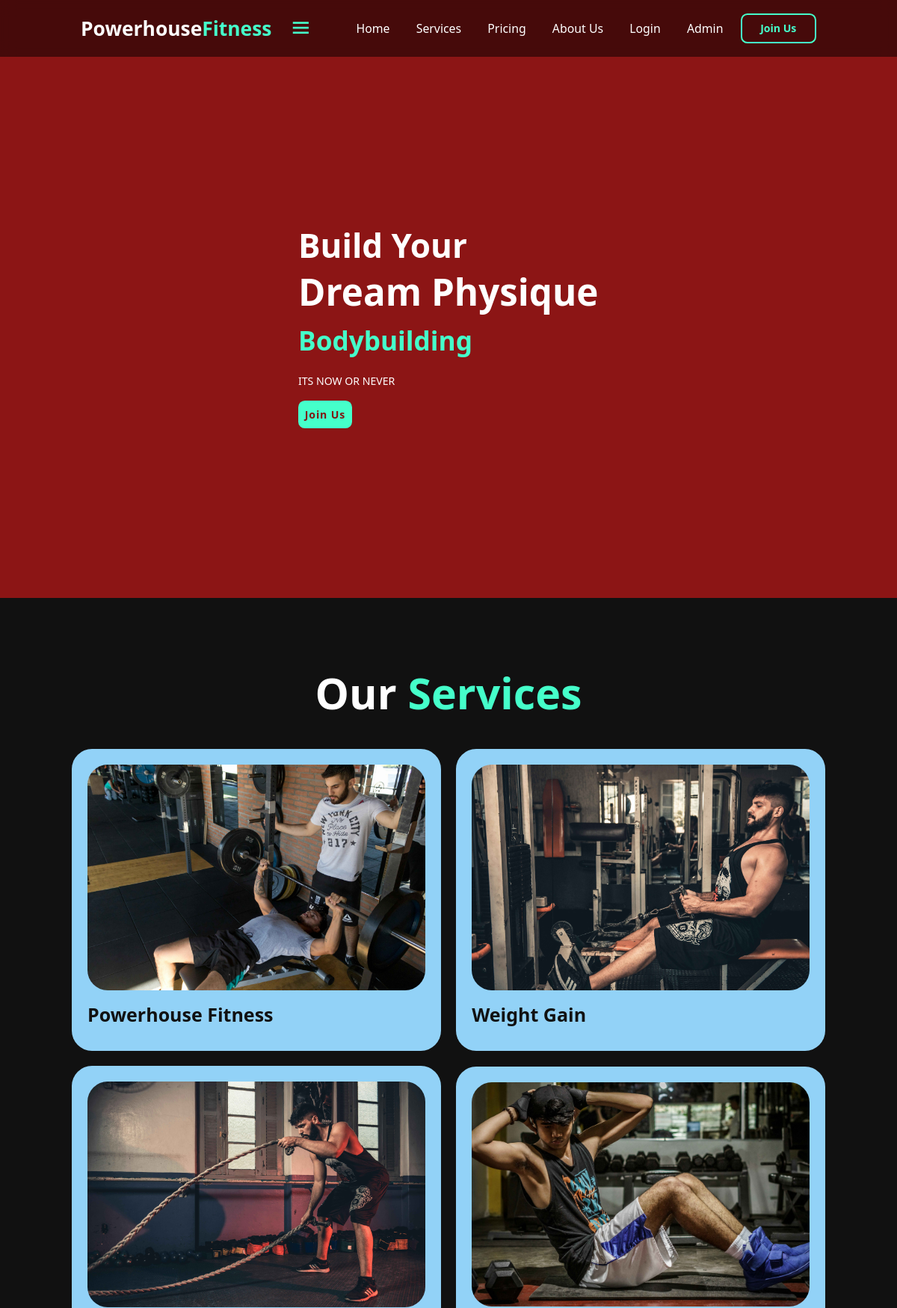
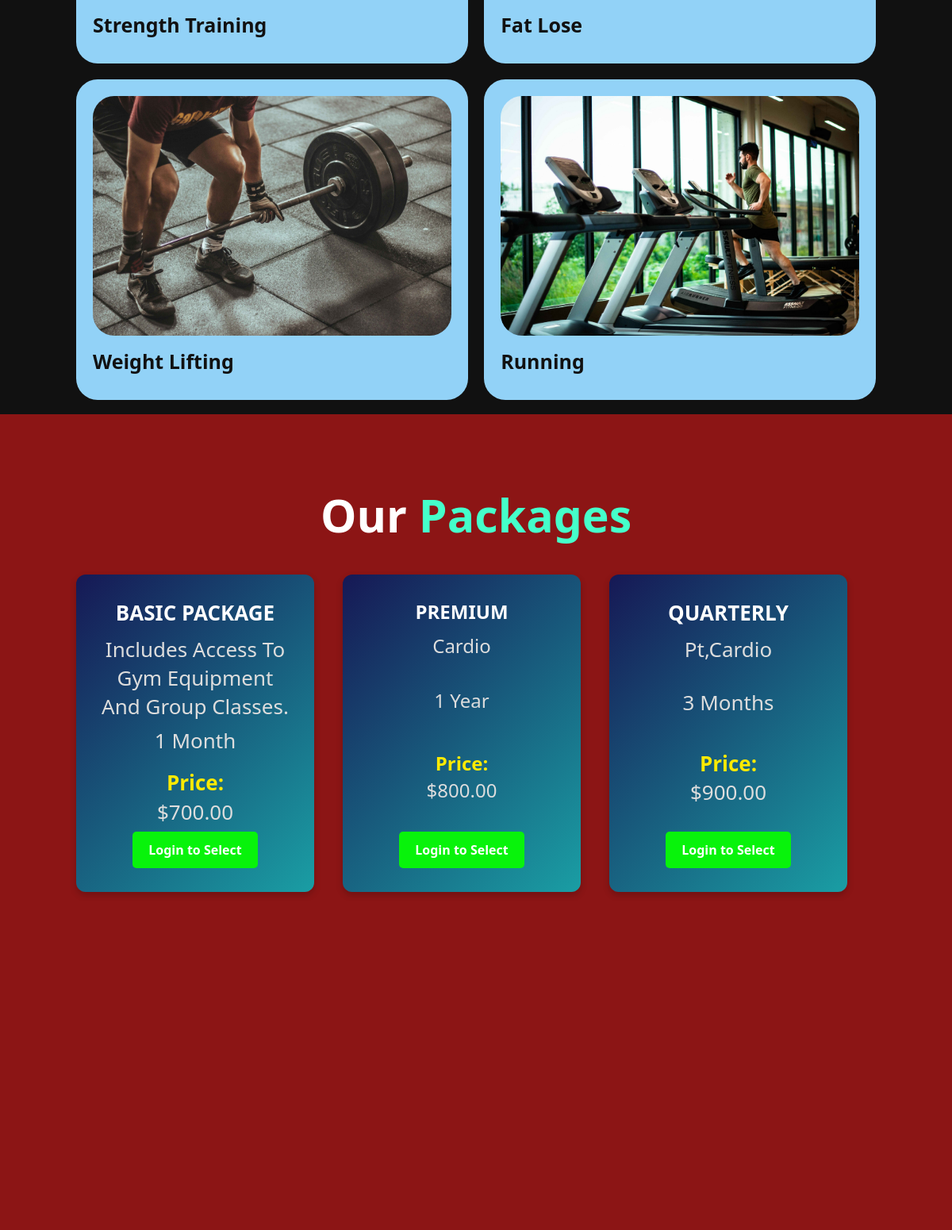
The page / (upper part) on the database its author committed (2 pictures, top to bottom).
### tables this page shows
CREATE TABLE IF NOT EXISTS `packages` (
  `package_id` int NOT NULL AUTO_INCREMENT,
  `package_name` varchar(255) NOT NULL,
  `description` text NOT NULL,
  `price` decimal(10,2) NOT NULL,
  `updated_at` timestamp NULL DEFAULT CURRENT_TIMESTAMP ON UPDATE CURRENT_TIMESTAMP,
  `user_id` int DEFAULT NULL,
  `created_at` timestamp NULL DEFAULT CURRENT_TIMESTAMP ON UPDATE CURRENT_TIMESTAMP,
  `duration` varchar(50) NOT NULL,
  `font_style` varchar(100) DEFAULT NULL,
  `font_size` varchar(10) DEFAULT NULL,
  PRIMARY KEY (`package_id`)
);

### index.php (the view, shortened to what this page needs)
<?php
include "includes/config.php";
$user_id = $_SESSION['user_id'] ?? null;
$sql = "SELECT package_name, description, duration, price, package_id, font_style, font_size FROM packages";
$result = $conn->query($sql);
if ($result && $result->num_rows > 0) {
    mysqli_data_seek($result, 0);
    mysqli_data_seek($result, 0);
}
?>
<!DOCTYPE html>
<html lang="en">
<head>
    <link href='https://unpkg.com/boxicons@2.1.4/css/boxicons.min.css' rel='stylesheet'>
    <link rel="stylesheet" href="https://unpkg.com/aos@next/dist/aos.css" />
    <link rel="stylesheet" href="css/style.css">
</head>
<body>
<header>
    <a href="#home" class="logo">Powerhouse<span>Fitness</span></a>
    <div class='bx bx-menu' id="menu-icon"></div>
    <ul class="navbar">
        <li><a href="#home">Home</a></li>
        <li><a href="#services">Services</a></li>
        <li><a href="#plans">Pricing</a></li>
        <li><a href="#about">About Us</a></li>
        <?php if ($user_id): ?>
            <li><a href="userhome.php">User Home</a></li>
            <li><a class="nav-link btn-custom" href="logout.php">Logout</a></li>
        <?php else: ?>
            <li><a href="login.php">Login</a></li>
            <li><a href="admin/login.php">Admin</a></li>
        <?php endif; ?>
    </ul>
    <div class="top-btn">
        <a href="login.php" class="nav-btn">Join Us</a>
    </div>
</header>
<section class="home" id="home">
    <div class="home-content" data-aos="zoom-in">
        <h3>Build Your</h3>
        <h1>Dream Physique</h1>
        <h3><span class="multiple-text">Bodybuilding</span></h3>
        <p>ITS NOW OR NEVER</p>
        <a href="login.php" class="btn">Join Us</a>
    </div>
</section>
<section class="services" id="services">
    <h2 class="heading" data-aos="zoom-in-down">Our <span> Services </span></h2>
    <div class="services-content" data-aos="zoom-in-up">
        <div class="row"><img src="img/image1.jpg"><h4>Powerhouse Fitness</h4></div>
        <div class="row"><img src="img/image2.jpg"><h4>Weight Gain</h4></div>
        <div class="row"><img src="img/image3.jpg"><h4>Strength Training</h4></div>
        <div class="row"><img src="img/image4.jpg"><h4>Fat Lose</h4></div>
        <div class="row"><img src="img/image5.jpg"><h4>Weight Lifting</h4></div>
        <div class="row"><img src="img/about.jpg"><h4>Running</h4></div>
    </div>
</section>
<section class="plans" id="plans">
    <h2 class="heading" data-aos="zoom-in-down">Our <span> Packages</span></h2>
    <div class="container" data-aos="zoom-in-up">
    <?php if ($result->num_rows > 0): ?>
        <?php while($row = $result->fetch_assoc()): ?>
            <div class="package"
                 style="font-family: <?= htmlspecialchars($row['font_style'] ?? "'Poppins', sans-serif"); ?>;
                        font-size: <?= htmlspecialchars($row['font_size'] ?? '16px'); ?>;">
                <h2><?= htmlspecialchars($row['package_name']); ?></h2>
                <p><?= nl2br(htmlspecialchars($row['description'])); ?></p>
                <p><?= htmlspecialchars($row['duration']); ?></p>
                <p><strong>Price:</strong> $<?= number_format($row['price'], 2); ?></p>
                <?php if ($user_id): ?>
                    <form action="select-package.php" method="POST" onsubmit="return confirmSelection()">
                        <input type="hidden" name="user_id" value="<?= $user_id; ?>">
                        <input type="hidden" name="package_id" value="<?= $row['package_id']; ?>">
                        <button type="submit" class="btn btn-success">Select Package</button>
                    </form>
                    <script>
                        function confirmSelection() {
                            return confirm("Are you sure you want to book this package?");
                        }
                    </script>
                <?php else: ?>
                    <a href="login.php" class="select-btn">Login to Select</a>
                <?php endif; ?>
            </div>
        <?php endwhile; ?>
    <?php else: ?>
        <p>No packages available at the moment.</p>
    <?php endif; ?>
    </div>
</section>
<section class="about" id="about">
</section>
</body>
</html>

### css/style.css (style rules this page uses)
* { margin:0; padding: 0; box-sizing: border-box; text-decoration: none; list-style: none; border: none; outline: none; scroll-behavior: smooth; font-family: system-ui, -apple-system, sans-serif ; }
:root { --bg-color: #850707f0; --snd-bg-color:#111; --text-color:#fff; --main-color:#45ffca; --service:rgba(147, 211, 248, 0.995); }
html { font-size: 62.5%; overflow-x:hidden; }
body { background: var(--bg-color); color:var(--text-color) }
body { background-image: url(img/1.jpg); background-repeat: no-repeat; background-attachment: fixed; background-position: center; background-size: cover; }
section { min-height: 100vh; padding: 10rem 8% 2rem; }
header { position: fixed; width: 100%; top:0; right: 0; z-index: 1000; display: flex; justify-content: space-between; align-items: center; padding: 2rem 9%; background: rgba(0, 0, 0, 0.5); backdrop-filter: blur(10px); transition:all 0.5s ease; }
.logo { font-size: 3rem; color: var(--text-color); font-weight: 800; cursor:pointer; transition: 0.3s ease-in-out; }
span { color: var(--main-color); }
.navbar { display:flex; }
.navbar a { font-size: 1.8rem; font-weight: 500; color:var(--text-color); margin-left: 4rem; transition: all 0.5s ease; border-bottom:3px solid transparent; }
.nav-btn { display: inline-block; padding: 1rem 2.8rem; background:transparent; color:var(--main-color); border: 2px solid var(--main-color); border-radius: 1rem; font-size:1.6rem; font-weight:600; transition: all 0.5s ease; }
#menu-icon { font-size: 3.6rem; color:var(--main-color); cursor: pointer; }
.home { display:flex; justify-content: center; align-items: center; }
.home-content h3 { font-size: 5rem; font-weight: 700; }
.home-content span { font-size:4rem; font-weight: 550; }
span { color:var(--main-color); }
.home-content h1 { font-size: 5.6rem; font-weight: 700; line-height:1.3 ; }
.home-content p { font-size: 1.6rem; margin-bottom: 2rem; margin-top: 2rem; }
.btn { display:inline-block; padding: 1rem; background: var(--main-color); border-radius: 1rem; box-shadow:none; font-size:1.6rem ; color:var(--bg-color); letter-spacing: 0.1rem; font-weight: 600; transition: 0.5s ease; }
.services { background: var(--snd-bg-color); }
.heading { text-align: center; font-size: 6.5rem; }
.services-content { display: grid; grid-template-columns: repeat(auto-fit, minmax(350px,auto)); align-items: center; gap:2.3rem; margin-top: 4.1rem; }
.row { background: var(--service); border-radius: 27px; border: 1px solid transparent; box-shadow: 0 0 5px var(); padding: 20px; transition: all 0.5s ease; }
.row img { height: auto; width:100%; border-radius: 27px; margin-bottom: 1.4rem; }
.row h4 { font-size: 25px; font-weight: 700; margin-bottom: 10px; line-height:1.4 ; color: #111; }
.about { display: flex; align-items: center; justify-content: center; gap: 1rem; }
.heading { text-align: center; font-size: 4.5rem; }
.container { grid-template-columns: repeat(auto-fit, minmax(300px,auto)); align-items: center; gap:0; margin-top: 4.1rem; display: grid; background:transparent; }
.package { background: linear-gradient(135deg, #161855, #1a9ea4); padding: 30px; width: 300px; height: 400px; display: flex; flex-direction: column; justify-content: space-between; align-items: center; border-radius: 12px; box-shadow: 0 4px 8px rgba(0, 0, 0, 0.2); text-align: center; transition: transform 0.3s ease-in-out, box-shadow 0.3s ease-in-out; overflow: hidden; }
.package p, .package h2 { font-size: inherit; }
.package h2 { margin-bottom: 10px; text-transform: uppercase; color: #fff; white-space: nowrap; overflow: hidden; text-overflow: ellipsis; }
.package p { text-transform: capitalize; line-height: 1.4; color: #ddd; text-align: center; flex-grow: 1; overflow: hidden; display: -webkit-box; -webkit-line-clamp: 3; -webkit-box-orient: vertical; }
p { text-transform: capitalize; }
.package strong { display: block; margin-top: 10px; color: #ffea00; }
.select-btn { display: inline-block; background: #08f30b; color: #fff; padding: 12px 20px; font-size: 16px; font-weight: bold; text-align: center; border: none; border-radius: 5px; transition: 0.3s ease; cursor: pointer; text-decoration: none; margin-top: auto; }
@media (max-width:1200px) { html { font-size: 55%; } }

### index.php (style rules this page uses)
body { background-image: url(img/1.jpg); background-repeat: no-repeat; background-attachment: fixed; background-position: center; background-size: cover; }

### rows shown on the page
packages: package_name "BASIC PACKAGE", description "Includes Access To Gym Equipment And Group Classes.", duration "1 Month", price "700.00"
packages: package_name "PREMIUM", description "Cardio", duration "1 Year", price "800.00"
packages: package_name "QUARTERLY", description "Pt,cardio", duration "3 Months", price "900.00"
